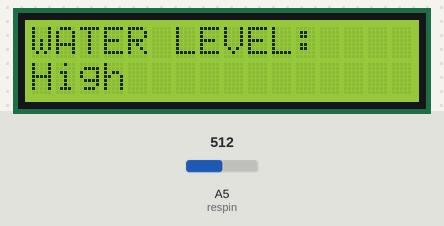
Bench run of a sketch on a simulated Arduino Uno, built with avr-gcc and run on an emulated ATmega328P. On the bench: 16×2 character LCD. The inputs (shaded band) are chosen by the test bench; at power-on: A5 (respin) = 512.

Above: at 1.2 s.
1.3 s: A5 (respin) set to 431
5.4 s: A5 (respin) set to 405
At 6.3 s:
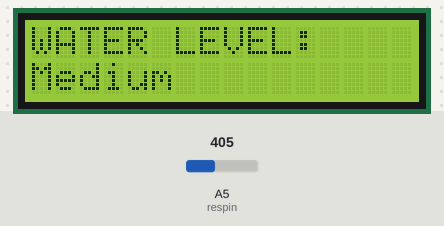
9.5 s: A5 (respin) set to 363
11.6 s: A5 (respin) set to 340
At 12.9 s:
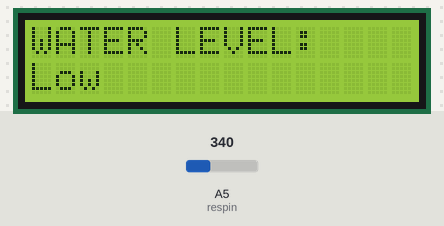
15.7 s: A5 (respin) set to 5
17.6 s: A5 (respin) set to 2
At 18.8 s:
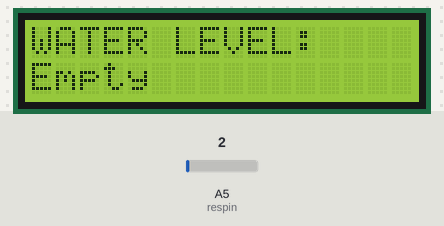
Timing chart, 0 to 20.6 s (numbered marks = the images above; inputs shaded):
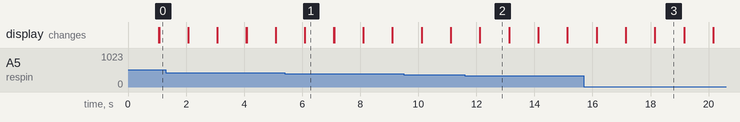

The sketch:

LCD_display.ino
```cpp
volatile unsigned char* my_ADCSRA = (unsigned char *) 0x7A;
volatile unsigned char* my_ADCSRB = (unsigned char *) 0x7B;
volatile unsigned char* my_ADMUX = (unsigned char *) 0x7c;
volatile unsigned int* ADC_DATA = (unsigned int *) 0x78;

#include <LiquidCrystal.h>

LiquidCrystal lcd(12, 11, 5, 4, 3, 2);

unsigned int resval = 0;
int respin = A5;

void setup() {
  Serial.begin(9600);
  // set up the LCD's number of columns and rows:
  lcd.begin(16, 2);
  adc_init();


}

void loop() {
  // Print a message to the LCD.
  lcd.print("WATER LEVEL: ");
  // set the cursor to column 0, line 1
  lcd.setCursor(0, 1);

  resval = adc_read(5); //Read data from analog pin and store it to resval variable
  if (resval <= 3) {
    lcd.print("Empty ");
  } else if (resval > 3 && resval <= 350) {
    lcd.print("Low ");
  } else if (resval > 350 && resval <= 420) {
    lcd.print("Medium ");
  } else if (resval >= 420) {
    lcd.print("High ");
  }
  delay(1000);
  lcd.clear();
}

void adc_init(){
  *my_ADCSRA |= 0b10000000;
  *my_ADCSRA &= 0b11011111;
  *my_ADCSRA &= 0b11110111;
  *my_ADCSRA &= 0b11111000;

  *my_ADCSRB &= 0b11110111;
  *my_ADCSRB &= 0b11111000;

  *my_ADMUX &= 0b01111111;
  *my_ADMUX |= 0b01000000;
  *my_ADMUX &= 0b11011111;
  *my_ADMUX &= 0b11100000;
}
unsigned int adc_read(unsigned char adc_channel){
  *my_ADMUX &= 0b11100000;
  *my_ADCSRB &= 0b11110111;
  if (adc_channel > 7){
    adc_channel -= 8;
    *my_ADCSRB |= 0b00001000;

  }
  *my_ADMUX += adc_channel;
  *my_ADCSRA |= 0x40;
  while((*my_ADCSRA & 0x40) != 0);
  return *ADC_DATA;
}
```

Measured:
- the behaviour switches between 421 and 420 on A5 (respin) (found by bisection; images 0 and 1)
- the behaviour switches between 351 and 350 on A5 (respin) (found by bisection; images 1 and 2)
- the behaviour switches between 4 and 3 on A5 (respin) (found by bisection; images 2 and 3)
- after the input at 5.4 s, the display: first differs from a run without the input after 0.69 s (image 1)
- after the input at 11.6 s, the display: first differs from a run without the input after 0.52 s (image 2)
- after the input at 17.6 s, the display: first differs from a run without the input after 0.55 s (image 3)
- what the display in image 1 shows lasts 1.0 s, from 6.1 s to 7.1 s
